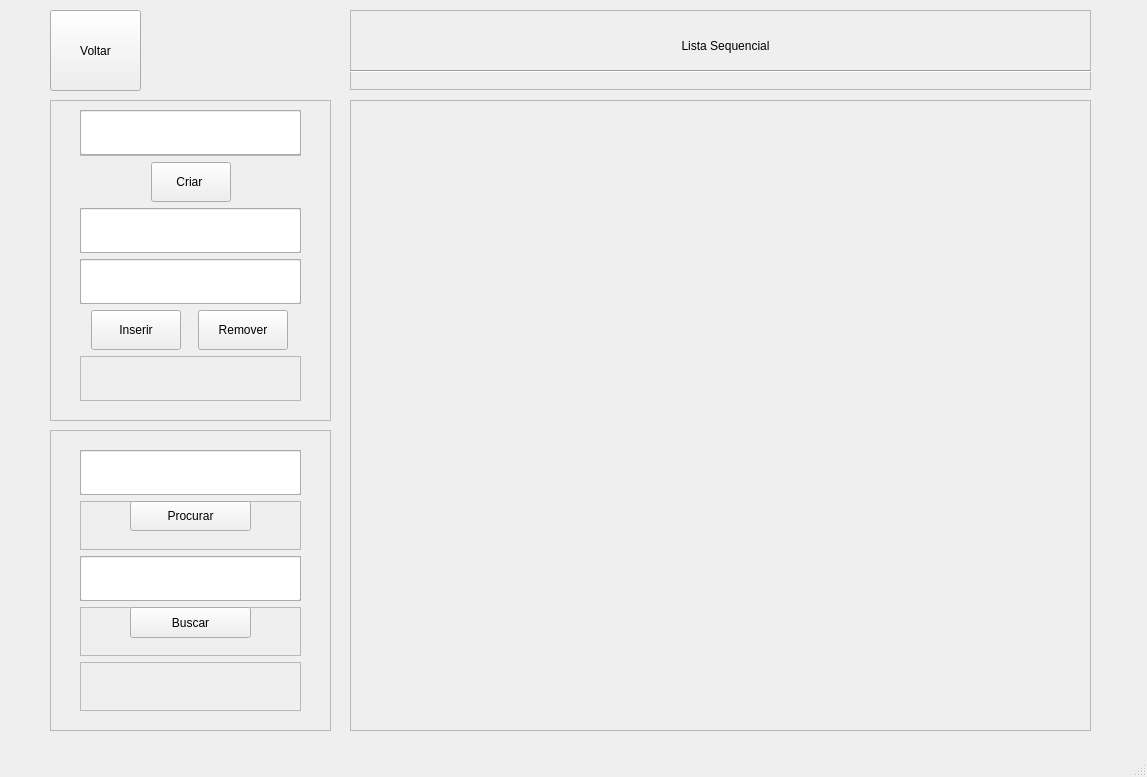
<?xml version="1.0" encoding="UTF-8"?>
<ui version="4.0">
 <class>ListaSeqJanela</class>
 <widget class="QMainWindow" name="ListaSeqJanela">
  <property name="geometry">
   <rect>
    <x>0</x>
    <y>0</y>
    <width>1147</width>
    <height>777</height>
   </rect>
  </property>
  <property name="minimumSize">
   <size>
    <width>100</width>
    <height>100</height>
   </size>
  </property>
  <property name="windowTitle">
   <string>MainWindow</string>
  </property>
  <property name="layoutDirection">
   <enum>Qt::LeftToRight</enum>
  </property>
  <widget class="QWidget" name="centralwidget">
   <widget class="QWidget" name="verticalLayoutWidget_2">
    <property name="geometry">
     <rect>
      <x>350</x>
      <y>10</y>
      <width>741</width>
      <height>80</height>
     </rect>
    </property>
    <layout class="QVBoxLayout" name="LayoutTitulo">
     <item>
      <widget class="QFrame" name="frameTitulo">
       <property name="frameShape">
        <enum>QFrame::StyledPanel</enum>
       </property>
       <property name="frameShadow">
        <enum>QFrame::Raised</enum>
       </property>
       <widget class="QLabel" name="titulo_pagina">
        <property name="geometry">
         <rect>
          <x>20</x>
          <y>10</y>
          <width>711</width>
          <height>51</height>
         </rect>
        </property>
        <property name="text">
         <string>Lista Sequencial</string>
        </property>
        <property name="alignment">
         <set>Qt::AlignCenter</set>
        </property>
       </widget>
       <widget class="Line" name="line_7">
        <property name="geometry">
         <rect>
          <x>0</x>
          <y>60</y>
          <width>769</width>
          <height>3</height>
         </rect>
        </property>
        <property name="orientation">
         <enum>Qt::Horizontal</enum>
        </property>
       </widget>
      </widget>
     </item>
    </layout>
   </widget>
   <widget class="QFrame" name="menu_dados">
    <property name="geometry">
     <rect>
      <x>50</x>
      <y>100</y>
      <width>281</width>
      <height>321</height>
     </rect>
    </property>
    <property name="layoutDirection">
     <enum>Qt::LeftToRight</enum>
    </property>
    <property name="frameShape">
     <enum>QFrame::StyledPanel</enum>
    </property>
    <property name="frameShadow">
     <enum>QFrame::Raised</enum>
    </property>
    <widget class="QWidget" name="verticalLayoutWidget">
     <property name="geometry">
      <rect>
       <x>30</x>
       <y>10</y>
       <width>221</width>
       <height>291</height>
      </rect>
     </property>
     <layout class="QVBoxLayout" name="Layout_menu_dados">
      <property name="sizeConstraint">
       <enum>QLayout::SetDefaultConstraint</enum>
      </property>
      <item>
       <widget class="QFrame" name="frameCriarLista">
        <property name="frameShape">
         <enum>QFrame::StyledPanel</enum>
        </property>
        <property name="frameShadow">
         <enum>QFrame::Raised</enum>
        </property>
        <widget class="QFrame" name="frameInputTamanhoLista_2">
         <property name="geometry">
          <rect>
           <x>0</x>
           <y>0</y>
           <width>221</width>
           <height>45</height>
          </rect>
         </property>
         <property name="minimumSize">
          <size>
           <width>188</width>
           <height>45</height>
          </size>
         </property>
         <property name="maximumSize">
          <size>
           <width>242</width>
           <height>45</height>
          </size>
         </property>
         <property name="frameShape">
          <enum>QFrame::StyledPanel</enum>
         </property>
         <property name="frameShadow">
          <enum>QFrame::Raised</enum>
         </property>
         <widget class="QLineEdit" name="InputTamanhoLista">
          <property name="geometry">
           <rect>
            <x>0</x>
            <y>0</y>
            <width>221</width>
            <height>45</height>
           </rect>
          </property>
          <property name="minimumSize">
           <size>
            <width>188</width>
            <height>45</height>
           </size>
          </property>
          <property name="maximumSize">
           <size>
            <width>242</width>
            <height>45</height>
           </size>
          </property>
          <property name="inputMask">
           <string/>
          </property>
          <property name="text">
           <string/>
          </property>
          <property name="frame">
           <bool>true</bool>
          </property>
          <property name="alignment">
           <set>Qt::AlignCenter</set>
          </property>
         </widget>
        </widget>
       </widget>
      </item>
      <item>
       <layout class="QHBoxLayout" name="horizontalLayout">
        <item>
         <spacer name="horizontalSpacer">
          <property name="orientation">
           <enum>Qt::Horizontal</enum>
          </property>
          <property name="sizeHint" stdset="0">
           <size>
            <width>40</width>
            <height>20</height>
           </size>
          </property>
         </spacer>
        </item>
        <item>
         <widget class="QPushButton" name="buttonCriaLista">
          <property name="maximumSize">
           <size>
            <width>90</width>
            <height>40</height>
           </size>
          </property>
          <property name="text">
           <string>Criar </string>
          </property>
         </widget>
        </item>
        <item>
         <spacer name="horizontalSpacer_2">
          <property name="orientation">
           <enum>Qt::Horizontal</enum>
          </property>
          <property name="sizeHint" stdset="0">
           <size>
            <width>40</width>
            <height>20</height>
           </size>
          </property>
         </spacer>
        </item>
       </layout>
      </item>
      <item>
       <widget class="QFrame" name="frameInputNumero">
        <property name="minimumSize">
         <size>
          <width>188</width>
          <height>45</height>
         </size>
        </property>
        <property name="maximumSize">
         <size>
          <width>242</width>
          <height>45</height>
         </size>
        </property>
        <property name="frameShape">
         <enum>QFrame::StyledPanel</enum>
        </property>
        <property name="frameShadow">
         <enum>QFrame::Raised</enum>
        </property>
        <widget class="QLineEdit" name="input_numero">
         <property name="geometry">
          <rect>
           <x>0</x>
           <y>0</y>
           <width>221</width>
           <height>45</height>
          </rect>
         </property>
         <property name="minimumSize">
          <size>
           <width>188</width>
           <height>45</height>
          </size>
         </property>
         <property name="maximumSize">
          <size>
           <width>242</width>
           <height>45</height>
          </size>
         </property>
         <property name="inputMask">
          <string/>
         </property>
         <property name="text">
          <string/>
         </property>
         <property name="frame">
          <bool>true</bool>
         </property>
         <property name="alignment">
          <set>Qt::AlignCenter</set>
         </property>
        </widget>
       </widget>
      </item>
      <item>
       <widget class="QFrame" name="frameInputPosicao">
        <property name="minimumSize">
         <size>
          <width>188</width>
          <height>45</height>
         </size>
        </property>
        <property name="maximumSize">
         <size>
          <width>242</width>
          <height>45</height>
         </size>
        </property>
        <property name="frameShape">
         <enum>QFrame::StyledPanel</enum>
        </property>
        <property name="frameShadow">
         <enum>QFrame::Raised</enum>
        </property>
        <widget class="QLineEdit" name="input_posicao">
         <property name="geometry">
          <rect>
           <x>0</x>
           <y>0</y>
           <width>221</width>
           <height>45</height>
          </rect>
         </property>
         <property name="minimumSize">
          <size>
           <width>188</width>
           <height>45</height>
          </size>
         </property>
         <property name="maximumSize">
          <size>
           <width>242</width>
           <height>45</height>
          </size>
         </property>
         <property name="inputMask">
          <string/>
         </property>
         <property name="text">
          <string/>
         </property>
         <property name="alignment">
          <set>Qt::AlignCenter</set>
         </property>
        </widget>
       </widget>
      </item>
      <item>
       <layout class="QVBoxLayout" name="verticalLayout_3">
        <item>
         <layout class="QHBoxLayout" name="horizontalLayout_10">
          <item>
           <widget class="QPushButton" name="buttonInserir">
            <property name="maximumSize">
             <size>
              <width>90</width>
              <height>40</height>
             </size>
            </property>
            <property name="text">
             <string>Inserir</string>
            </property>
           </widget>
          </item>
          <item>
           <widget class="QPushButton" name="buttonRemover">
            <property name="maximumSize">
             <size>
              <width>90</width>
              <height>40</height>
             </size>
            </property>
            <property name="text">
             <string>Remover</string>
            </property>
           </widget>
          </item>
         </layout>
        </item>
       </layout>
      </item>
      <item>
       <layout class="QHBoxLayout" name="horizontalLayout_12">
        <item>
         <widget class="QFrame" name="frameValorRemovido">
          <property name="frameShape">
           <enum>QFrame::StyledPanel</enum>
          </property>
          <property name="frameShadow">
           <enum>QFrame::Raised</enum>
          </property>
          <widget class="QLabel" name="labelValorRemovido">
           <property name="geometry">
            <rect>
             <x>0</x>
             <y>0</y>
             <width>221</width>
             <height>41</height>
            </rect>
           </property>
           <property name="text">
            <string/>
           </property>
           <property name="alignment">
            <set>Qt::AlignCenter</set>
           </property>
          </widget>
         </widget>
        </item>
       </layout>
      </item>
     </layout>
    </widget>
   </widget>
   <widget class="QPushButton" name="pushButtonVoltar">
    <property name="geometry">
     <rect>
      <x>50</x>
      <y>10</y>
      <width>91</width>
      <height>81</height>
     </rect>
    </property>
    <property name="text">
     <string>Voltar</string>
    </property>
   </widget>
   <widget class="QFrame" name="menu_Busca">
    <property name="geometry">
     <rect>
      <x>50</x>
      <y>430</y>
      <width>281</width>
      <height>301</height>
     </rect>
    </property>
    <property name="layoutDirection">
     <enum>Qt::LeftToRight</enum>
    </property>
    <property name="frameShape">
     <enum>QFrame::StyledPanel</enum>
    </property>
    <property name="frameShadow">
     <enum>QFrame::Raised</enum>
    </property>
    <widget class="QWidget" name="verticalLayoutWidget_3">
     <property name="geometry">
      <rect>
       <x>30</x>
       <y>20</y>
       <width>221</width>
       <height>261</height>
      </rect>
     </property>
     <layout class="QVBoxLayout" name="Layout_menu_dados_2">
      <property name="spacing">
       <number>6</number>
      </property>
      <property name="sizeConstraint">
       <enum>QLayout::SetDefaultConstraint</enum>
      </property>
      <item>
       <widget class="QFrame" name="frameInputNumeroBusca">
        <property name="minimumSize">
         <size>
          <width>188</width>
          <height>45</height>
         </size>
        </property>
        <property name="maximumSize">
         <size>
          <width>242</width>
          <height>45</height>
         </size>
        </property>
        <property name="frameShape">
         <enum>QFrame::StyledPanel</enum>
        </property>
        <property name="frameShadow">
         <enum>QFrame::Raised</enum>
        </property>
        <widget class="QLineEdit" name="input_numero_busca">
         <property name="geometry">
          <rect>
           <x>0</x>
           <y>0</y>
           <width>221</width>
           <height>45</height>
          </rect>
         </property>
         <property name="minimumSize">
          <size>
           <width>188</width>
           <height>45</height>
          </size>
         </property>
         <property name="maximumSize">
          <size>
           <width>242</width>
           <height>45</height>
          </size>
         </property>
         <property name="inputMask">
          <string/>
         </property>
         <property name="text">
          <string/>
         </property>
         <property name="frame">
          <bool>true</bool>
         </property>
         <property name="alignment">
          <set>Qt::AlignCenter</set>
         </property>
        </widget>
       </widget>
      </item>
      <item>
       <widget class="QFrame" name="frame_2">
        <property name="frameShape">
         <enum>QFrame::StyledPanel</enum>
        </property>
        <property name="frameShadow">
         <enum>QFrame::Raised</enum>
        </property>
        <widget class="QPushButton" name="buttonBuscarValor">
         <property name="geometry">
          <rect>
           <x>50</x>
           <y>0</y>
           <width>121</width>
           <height>30</height>
          </rect>
         </property>
         <property name="maximumSize">
          <size>
           <width>150</width>
           <height>30</height>
          </size>
         </property>
         <property name="text">
          <string>Procurar</string>
         </property>
        </widget>
       </widget>
      </item>
      <item>
       <widget class="QFrame" name="frameInputPosicaoBusca">
        <property name="minimumSize">
         <size>
          <width>188</width>
          <height>45</height>
         </size>
        </property>
        <property name="maximumSize">
         <size>
          <width>242</width>
          <height>45</height>
         </size>
        </property>
        <property name="frameShape">
         <enum>QFrame::StyledPanel</enum>
        </property>
        <property name="frameShadow">
         <enum>QFrame::Raised</enum>
        </property>
        <widget class="QLineEdit" name="input_posicao_busca">
         <property name="geometry">
          <rect>
           <x>0</x>
           <y>0</y>
           <width>221</width>
           <height>45</height>
          </rect>
         </property>
         <property name="minimumSize">
          <size>
           <width>188</width>
           <height>45</height>
          </size>
         </property>
         <property name="maximumSize">
          <size>
           <width>242</width>
           <height>45</height>
          </size>
         </property>
         <property name="inputMask">
          <string/>
         </property>
         <property name="text">
          <string/>
         </property>
         <property name="alignment">
          <set>Qt::AlignCenter</set>
         </property>
        </widget>
       </widget>
      </item>
      <item>
       <widget class="QFrame" name="frameButtonBuscaPos">
        <property name="frameShape">
         <enum>QFrame::StyledPanel</enum>
        </property>
        <property name="frameShadow">
         <enum>QFrame::Raised</enum>
        </property>
        <widget class="QPushButton" name="buttonBuscarPosicao">
         <property name="geometry">
          <rect>
           <x>50</x>
           <y>0</y>
           <width>121</width>
           <height>31</height>
          </rect>
         </property>
         <property name="maximumSize">
          <size>
           <width>200</width>
           <height>40</height>
          </size>
         </property>
         <property name="text">
          <string>Buscar</string>
         </property>
        </widget>
       </widget>
      </item>
      <item>
       <layout class="QHBoxLayout" name="horizontalLayout_11">
        <item>
         <widget class="QFrame" name="frameRespostaBusca">
          <property name="frameShape">
           <enum>QFrame::StyledPanel</enum>
          </property>
          <property name="frameShadow">
           <enum>QFrame::Raised</enum>
          </property>
          <widget class="QLabel" name="labelRepostaBusca">
           <property name="geometry">
            <rect>
             <x>0</x>
             <y>0</y>
             <width>221</width>
             <height>51</height>
            </rect>
           </property>
           <property name="text">
            <string/>
           </property>
           <property name="alignment">
            <set>Qt::AlignCenter</set>
           </property>
          </widget>
         </widget>
        </item>
       </layout>
      </item>
     </layout>
    </widget>
   </widget>
   <widget class="QFrame" name="frameGrid">
    <property name="geometry">
     <rect>
      <x>350</x>
      <y>100</y>
      <width>741</width>
      <height>631</height>
     </rect>
    </property>
    <property name="sizePolicy">
     <sizepolicy hsizetype="Expanding" vsizetype="Expanding">
      <horstretch>0</horstretch>
      <verstretch>0</verstretch>
     </sizepolicy>
    </property>
    <property name="frameShape">
     <enum>QFrame::StyledPanel</enum>
    </property>
    <property name="frameShadow">
     <enum>QFrame::Raised</enum>
    </property>
   </widget>
  </widget>
  <widget class="QMenuBar" name="menubar">
   <property name="geometry">
    <rect>
     <x>0</x>
     <y>0</y>
     <width>1147</width>
     <height>21</height>
    </rect>
   </property>
  </widget>
  <widget class="QStatusBar" name="statusbar"/>
 </widget>
 <resources/>
 <connections/>
</ui>
